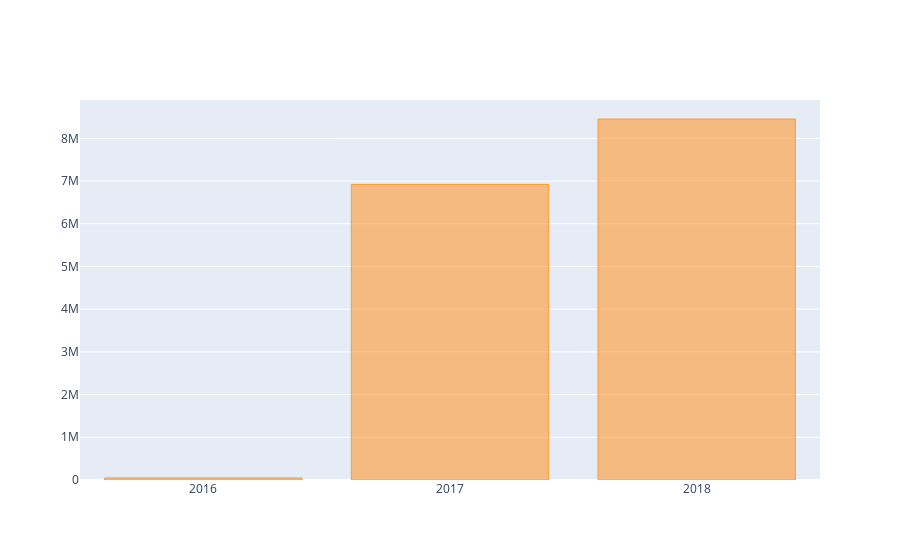

Notebook source saved alongside this figure:
### Code cell
# x tick 제어
layout = {
    'xaxis' : {
        'showticklabels' : True,
        'tickvals' : [2016, 2017, 2018]
    }
}

merged_order_payment_year.iplot(kind='bar', theme='white', layout=layout)

### Figure 1 — Plotly figure (JSON) as saved in the notebook; plotly's stock layout.template omitted (floating-point values rounded to 4 significant figures)
{"data": [{"marker": {"color": "rgba(255, 153, 51, 0.6)", "line": {"color": "rgba(255, 153, 51, 1.0)", "width": 1}}, "name": "payment_value", "orientation": "v", "text": "", "type": "bar", "x": [2016, 2017, 2018], "y": [47290.0, 6920000.0, 8452000.0]}], "layout": {"xaxis": {"showticklabels": true, "tickvals": [2016, 2017, 2018]}}}
